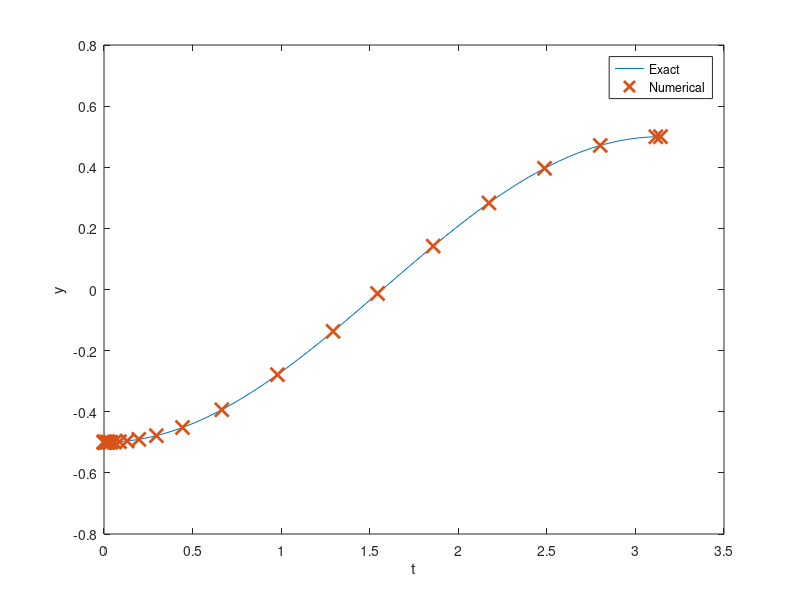

The MATLAB script that drew this image: (Note: this script raises an error after producing the figure.)
%% Integrator Lab: Solving First Order ODEs in MATLAB and Picard Approximation
%
% This lab will teach you to numerically solve first order ODEs using a
% built in MATLAB integrator, |ode45|.  |ode45| is a good, general purpose
% tool for integrating first order equations (and first order systems).  It
% is not always the right algorithm, but it is usually the right algorithm
% to try first. This lab will also teach you how to manipulate symbolic
% functions in MATLAB.
%
% You will learn how to use the |ode45| routine, how to interpolate between
% points, and how MATLAB handles data structures.  You will also learn how
% to use MATLAB for exact symbolic calculations and write your own Picard
% approximation code.
% 
% Opening the m-file lab2.m in the MATLAB editor, step through each
% part using cell mode to see the results.  Compare the output with the
% PDF, which was generated from this m-file.
%
% There are eight exercises in this lab that are to be handed in at the
% end of the lab.  Write your solutions in the template, including
% appropriate descriptions in each step. Save the .m file and submit it 
% online using Quercus.
%
%% Student Information
%
% Student Name: Emily Traynor
%
% Student Number: 1005763372
%

%% Set up an inline function representation of an ODE and solve it
%
% MATLAB has many built in routines for solving differential equations of
% the form
%
% |y' = f(t,y)|
%
% We will solve them using |ode45|, a high precision integrator.  To do
% this, we will need to construct an inline function representation of |f|,
% an initial condition, and specify how far we want MATLAB to integrate the
% problem.  Once we have set these, we pass the information to |ode45| to
% get the solution.
%
% For a first example, we will solve the initial value problem
%
% |y' = y, y(0) = 1|
%
% which has as its answer |y = e^t|. 
%
%

% Set up the right hand side of the ODE as an inline function
f = @(t,y) y; 

% The initial conditions
t0 = 0;
y0 = 1;

% The time we will integrate until
t1 = 2;

soln = ode45(f, [t0, t1], y0);


%% Examining the output
%
% When we execute the |ode45|, it returns a data structure, stored in soln.
% We can see the pieces of the data structure with a display command:

disp(soln);

%% Understanding the components of the solution data structure
%
% The most important elements of the data structure are stored in the |x|
% and |y| components of the structure; these are vectors.  Vectors |x| and
% |y| contain the points at which the numerical approximation to the
% initial vlaue problem  has been computed.  In other words, |y(j)| is the
% approximate value of the solution at |x(j)|.
%
% *NOTE:* Even though we may be studying a problem like |u(t)| or |y(t)|,
% MATLAB will always use |x| for the independent variable and |y| for the
% dependent variable in the data structure.
%
% Pieces of the data structure can be accessed using a period, as in C/C++
% or Java.  See the examples below:

% Display the values of |t| at which |y(t)| is approximated
fprintf(' Vector of t values: ');
disp(soln.x);
% Display the the corresponding approximatations of |y(t)|
fprintf(' Vector of y values: ');
disp(soln.y);

% Display the approximation of the solution at the 3rd point:
fprintf(' Third element of the vector of t values: %g\n',soln.x(3));
fprintf(' Third element of the vector of y values: %g\n',soln.y(3));


%% Visualizing and comparing the solution
% We can now visualize the solution at the computed data points and compare
% with the exact solution.

% Construct the exact solution
tt = linspace(0,2,50);
yy = exp(tt);

% Plot both on the same figure, plotting the approximation with x's
plot(tt, yy, soln.x, soln.y, 'x', 'MarkerSize',10, 'LineWidth', 2);
% NOTE: the MarkerSize and LineWidth are larger than their defaults of 6
% and 1, respectively.  This makes the print out more readable.

% Add a label to the axis and a legend
xlabel('t');
legend('Exact', 'Numerical','Location','Best');

%% Exercise 1
%
% Objective: Solve an initial value problem and plot both the numerical
% approximation and the corresponding exact solution.
%
% Details: Solve the IVP
%
% |y' = y tan t + sin t, y(0) = -1/2|
%
% from |t = 0| to |t = pi|.
%
% Compute the exact solution (by hand), and plot both on the same figure
% for comparison, as above.
%
% Your submission should show the construction of the inline function, the
% use of ode45 to obtain the solution, a construction of the exact
% solution, and a plot showing both.  In the comments, include the exact
% solution.
%
% Label your axes and include a legend.

%ANSWER #1
% Set up the right hand side of the ODE as an inline function
f = @(t,y) y.*tan(t)+sin(t); 

% The initial conditions
t0 = 0;
y0 = -0.5;

% The time we will integrate until
t1 = 3.1415;

soln = ode45(f, [t0, t1], y0);

disp(soln);

%solution:
%y(t) = ((sin(t)^2)/(2cos(t)) + - (1/2cos(t))

% Construct the exact solution
tt = linspace(0,3.1415,50);
yy = ((sin(tt).^2)./(2.*cos(tt))) - (1./(2.*cos(tt)));


% Plot both on the same figure, plotting the approximation with x's
plot(tt, yy, soln.x, soln.y, 'x', 'MarkerSize',10, 'LineWidth', 2);
% NOTE: the MarkerSize and LineWidth are larger than their defaults of 6
% and 1, respectively.  This makes the print out more readable.

% Add a label to the axis and a legend
xlabel('t');
ylabel('y');
legend('Exact', 'Numerical','Location','Best');



%% Computing an approximation at a specific point
%
% As you should be able to see by examining |soln.x|, ode45 returns the
% solution at a number of points between |t0| and |t1|.  But sometimes we
% want to know the solution at some intermediate point.
%
% To obtain this value, we need to interpolate it in a consistent way.
% Fortunately, MATLAB provides a convenient function, |deval|, specifically
% for this.

% Compute the solution at t = .25:
deval(soln, .25)

% Compute the solution at t = 1.6753:
fprintf(' Solution at 1.6753: %g\n', deval(soln, 1.6753));

% Compute the solution at 10 grid points between .45 and 1.65:
tinterp = linspace(.45, 1.65, 10);
deval(soln, tinterp)

% Alternatively:
deval(soln, linspace(.45, 1.65, 10))


%% Exercise 2
% 
% Objective: Interpolate a solution at a number of grid points
%
% Details: For the solution you computed in exercise 1, use deval to
% compute the interpolated values at 10 grid points between 2 and 3.

%ANSWER #2
% Set up the right hand side of the ODE as an inline function
f = @(t,y) y.*tan(t)+sin(t); 

% The initial conditions
t0 = 0;
y0 = -0.5;

% The time we will integrate until
t1 = 3.1415;

soln = ode45(f, [t0, t1], y0);

disp(soln);

deval(soln, linspace(2, 3, 10))

%% Errors, Step Sizes, and Tolerances
%
% As you may have noticed, in contrast to the IODE software, at no point do
% we set a step size for our solution.  Indeed, the step size is set
% adaptively to conform to a specified error tolerance.  
%
% Roughly speaking, given the solution at |(t_j, y_j)|, |ode45| computes two
% approximations of the solution at |t_{j+1} = t_j + h|; one is of greater
% accuracy than the other.  If the difference is below a specified
% tolerance, the step is accepted and we continue.  Otherwise the step is
% rejected and the smaller step size, |h|, is used; it is often halved.
%
% We can compute the global truncation error at each solution point, figure
% out the maximum error, and visualize this error (on a linear-log scale):

% Compute the exact solution
yexact = exp(soln.x);

% Compute the pointwise error; note the use of MATLAB's vectorization
err = abs(yexact - soln.y);

disp(err);

fprintf('maximum error: %g \n', max(err));

semilogy(soln.x, err, 'LineWidth', 2);
ylabel('y');
xlabel('t');
ylabel('error');


%% Exercise 3
%
% Objective: Examine the error of a solution generated by |ode45|
%
% Details: For your solution to exercise 1, compute the pointwise error,
% identify the maximum value of the error, and visualize the error on a 
% linear-log plot (use semilogy to plot the log of the error vs. t).  
% Write in the comments where the error is largest, and give a brief 
% (1-2 sentences) explanation of why it is largest there.  Make sure to 
% label your axes.

%ANSWER #3

% Set up the right hand side of the ODE as an inline function
f = @(t,y) y.*tan(t)+sin(t); 

% The initial conditions
t0 = 0;
y0 = -0.5;

% The time we will integrate until
t1 = 3.1415;

soln = ode45(f, [t0, t1], y0);

disp(soln);

% Construct the exact solution using the vectorized x values ->soln.x
yy = ((sin(soln.x).^2)./(2.*cos(soln.x))) - (1./(2.*cos(soln.x)));


% Compute the pointwise error; note the use of MATLAB's vectorization
err = abs(yy - soln.y);

disp(err);

fprintf('maximum error: %g \n', max(err));

semilogy(soln.x, err, 'LineWidth', 2);
xlabel('t');
ylabel('error');

%the max error is 3.36e-05
%I think this is the max error cause the gradient is the largest in
%solution
%since the numerical approach compares the y_j to y_(j+h) the largest
%difference should be during the largest change in gradient
%% Exercise 4
%
% Objective: Solve and visualize a nonlinear ode using ode45
%
% Details: Solve the IVP
%
% |y' = 1 / y^2 , y(1) = 1|
%
% from |t=1| to |t=10| using |ode45|.  Find the exact solution and compute
% the maximum pointwise error.  Then plot the approximate solution and the
% exact solution on the same axes.
%
% Your solution should show the definition of the inline function,
% the computation of its solution in this interval, the computation of the
% exact solution at the computed grid points, the computation of the
% maximum error, and a plot of the exact and approximate solutions.
%Your axes should be appropriately labeled and include a legend.

%ANSWER #4

% Set up the right hand side of the ODE as an inline function
f = @(t,y) y.^(-2); 

% The initial conditions
t0 = 1;
y0 = 1;

% The time we will integrate until
t1 = 10;

soln = ode45(f, [t0, t1], y0);

disp(soln);

tt = linspace(1,10,50);
yy = (3.*tt - 2).^(1/3);


% Plot both on the same figure, plotting the approximation with x's
plot(tt, yy, soln.x, soln.y, 'x', 'MarkerSize',10, 'LineWidth', 2);

ylabel('y');
xlabel('t');
legend('Exact', 'Numerical','Location','Best');

% Construct the exact solution using the vectorized x values ->soln.x
yy = (3.*soln.x - 2).^(1/3);

% Compute the pointwise error; note the use of MATLAB's vectorization
err = abs(yy - soln.y);

disp(err);

fprintf('maximum error: %g \n', max(err));

%% Exercise 5
%
% Objective: Solve and visualize an ODE that cannot be solved by hand with
% |ode45|.
%
% Details: Solve the IVP
%
% |y' =  1 - t y / 2, y(0) = -1|
%
% from |t=0| to |t=10|.  
%
% Your solution should show you defining the inline function, computing
% the solution in this interval, and plotting it.
%
% Your axes should be appropriately labeled

%ANSWER #5
% Set up the right hand side of the ODE as an inline function
f = @(t,y) 1 - (t.*y)./2; 

% The initial conditions
t0 = 0;
y0 = -1;

% The time we will integrate until
t1 = 10;

soln = ode45(f, [t0, t1], y0);

disp(soln);

% Plot both on the same figure, plotting the approximation with x's
plot(soln.x, soln.y, 'MarkerSize',10, 'LineWidth', 2);

ylabel('y');
xlabel('t');
legend('Numerical','Location','Best');


%% Exercise 6 - When things go wrong
%
% Objective: Solve an ode and explain the warning message
%
% Details: Solve the IVP:
%
% |y' = y^3 - t^2, y(0) = 1|
%
% from |t=0| to |t=1|.  
%
% Your solution should show you defining the inline function, and computing
% the solution in this interval.
% 
% If you try to plot the solution, you should find that the solution does
% not make it all the way to t = 1.
%
% In the comments explain why MATLAB generates the warning message that you
% may see, or fails to integrate all the way to t=1.  HINT: Try plotting
% the direction field for this with IODE.

%ANSWER 6

% Set up the right hand side of the ODE as an inline function
f = @(t,y) y.^3 - t.^2; 

% The initial conditions
t0 = 0;
y0 = 1;

% The time we will integrate until
t1 = 1;

soln = ode45(f, [t0, t1], y0);

disp(soln);

plot(soln.x, soln.y, 'MarkerSize',10, 'LineWidth', 2);

ylabel('y');
xlabel('t');
legend('Numerical','Location','Best');

%warning: failure at t=5.0660e-01. Unable to meet integration tolerance
%without reducing the step size below the smallest value allowed (1.77e-15)
%at time t.
%This means that at t=5.066e-01 and t=5.066e-01 +1.77e-15 the difference in solutions is still larger than the
%tolerance, and the tolerance cannot be reduced

%% Using symbolic variables to define functions
% We can define symbolic variables to let MATLAB know that these variables
% will be used for exact computations

% Start by defining the variables as symbolic
syms t s x y

% Define a function by simply writing its expression

f = cos(t)
g = sin(t)
h = exp(2*x)

% We can manipulate these functions

simplify(f^2+g^2)
diff(h)

% We can plot a function defined symbolically using the command |ezplot|.
% Learn about the command |ezplot|:

help ezplot

% Plot the function |f(t)| and |h(x)|

ezplot(f)
ezplot(h)

%%
% If we try to evaluate the function |f(0)|, we get an error message. 
%
% The symbolic variables are not meant to be used to evaluate functions,
% but to manipulate functions, compute derivatives, etc.
% To evaluate a function using symbolic variables is a little cumbersome:

% We need to substitute the variable by a value:

subs(f,t,pi)

%%
% This expression means: In the expression |f|, substitute the variable |t|
% by the number |pi|.

% If we use a value where the cosine does not have a "nice" expression, we
% need to approximate the result:

subs(f,t,2)

% We need to use the command |eval|

eval(subs(f,t,2))


%% Exercise 7
% Objective: Define a function using symbolic variables and manipulate it.
%
% Details: Define the function |f(x) = sin(x)cos(x)|
%
% Use MATLAB commands to obtain a simpler form of this function, compute
% value of this function for |x=pi/4| and |x=1|, and plot its graph.

%ANSWER #7
syms f x

% Define a function by simply writing its expression

f(x) = sin(x)*cos(x)

% We can manipulate these functions

simplify(f)
eval (subs(f,x,pi/4))
eval (subs(f,x,1))

ezplot(f)

%% Obtaining Picard approximations 
%
% Consider an initial value problem
%
% |y' = 1 + y|
% |y(0) = 0|
%
% First we need to define the variables we will be using

syms t s y;

% We then need to define the function f

f = 1+y; % we define it without the @(t,y) because it is a symbolic function

% We set up our initial approximation phi_0 = 0:

phi=[sym(0)];   % we will keep a list with all the approximations

% Set up a loop to get successive approximations using Picard iterations

N=5;

for i = 1:N
    func=subs(f,y,phi(i));    % prepare function to integrate: y -> previous phi
    func=subs(func,t,s);      % variable of integration is s, so we need to change
                              % t -> s
    
    newphi = int(func, s, 0 ,t);   % integrate to find next approximation
    
    phi=cat(2,phi,[newphi]);       % update the list of approximations by adding new phi
end

% Show the last approximation

phi(N+1)

% Plot the approximation just found

picard=ezplot(phi(N+1),[0,5]);
set(picard,'Color','green');         % set the color of the graph to green

% In this case, the exact solution is
%
% |y=e^t-1|
%
% Compare the approximation and the exact solutions

hold on;
exact=ezplot(exp(t)-1,[0,5]);

xlabel('t');
ylabel('y');
title('Picard Approximations');
legend('Picard Approximation', 'Exact Solution','Location','NorthWest');


%% Exercise 8
%
%  Objective: Solve your own Picard Approximation and compare it to the
%  exact solution.
%
%  Details: Consider the IVP
%     | y' = 1+y^2|
%     | y(0) = 1 |
%
% Find the Picard approximation phi_5. 
% For better efficiency, do not keep all the previous approximations.
%
% Compute the exact solution (by hand), and plot both on the same figure
% for comparison, as above.
%
% Label your axes and include a legend.
%
% HINT. The initial condition has 1 instead of 0, so the Picard
% method needs to be adapted.

% Consider an initial value problem
%
% |y' = 1 + y^2|
% |y(0) = 1|
%
% First we need to define the variables we will be using

syms t s y;

% We then need to define the function f

f = 1+y^2; % we define it without the @(t,y) because it is a symbolic function

% We set up our initial approximation phi_0 = 5:

phi=[sym(0)];   % we will keep a list with all the approximations

% Set up a loop to get successive approximations using Picard iterations

N=5;

for i = 1:N
    func=subs(f,y,phi);    % prepare function to integrate: y -> previous phi %(i)
    func=subs(func,t,s);      % variable of integration is s, so we need to change
                              % t -> s
    
    newphi = 1 + int(func, s, 0 ,t);   % integrate to find next approximation
    
    
    %phi=cat(2,phi,[newphi]);       % update the list of approximations by adding new phi
    phi = newphi;
end

% Show the last approximation

%phi(N+1)

% Plot the approximation just found

picard=ezplot(phi,[0,1.5]); %phi(N+1)
set(picard,'Color','green');         % set the color of the graph to green



% Compare the approximation and the exact solutions

hold on;
exact=ezplot(tan(t+(pi/4)),[0,1.5]);

xlabel('t');
ylabel('y');
title('Picard Approximations');
legend('Picard Approximation', 'Exact Solution','Location','NorthWest');

hold off;


